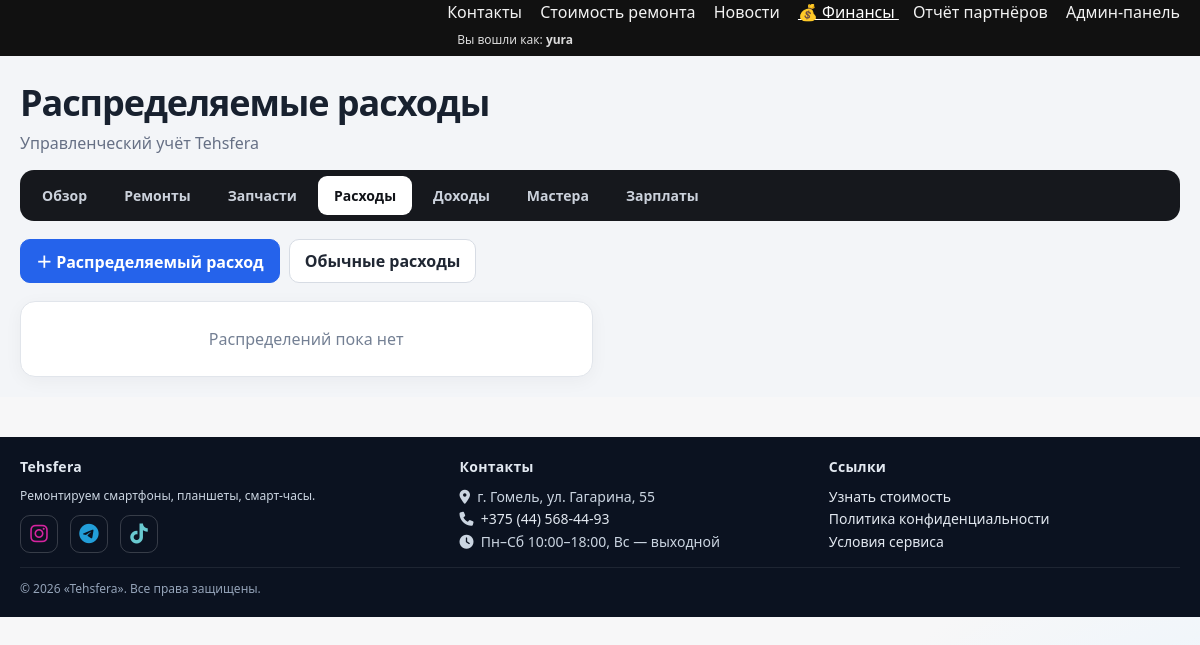
Before: /finance/expenses/distributed/ (signed in) with the older database file.
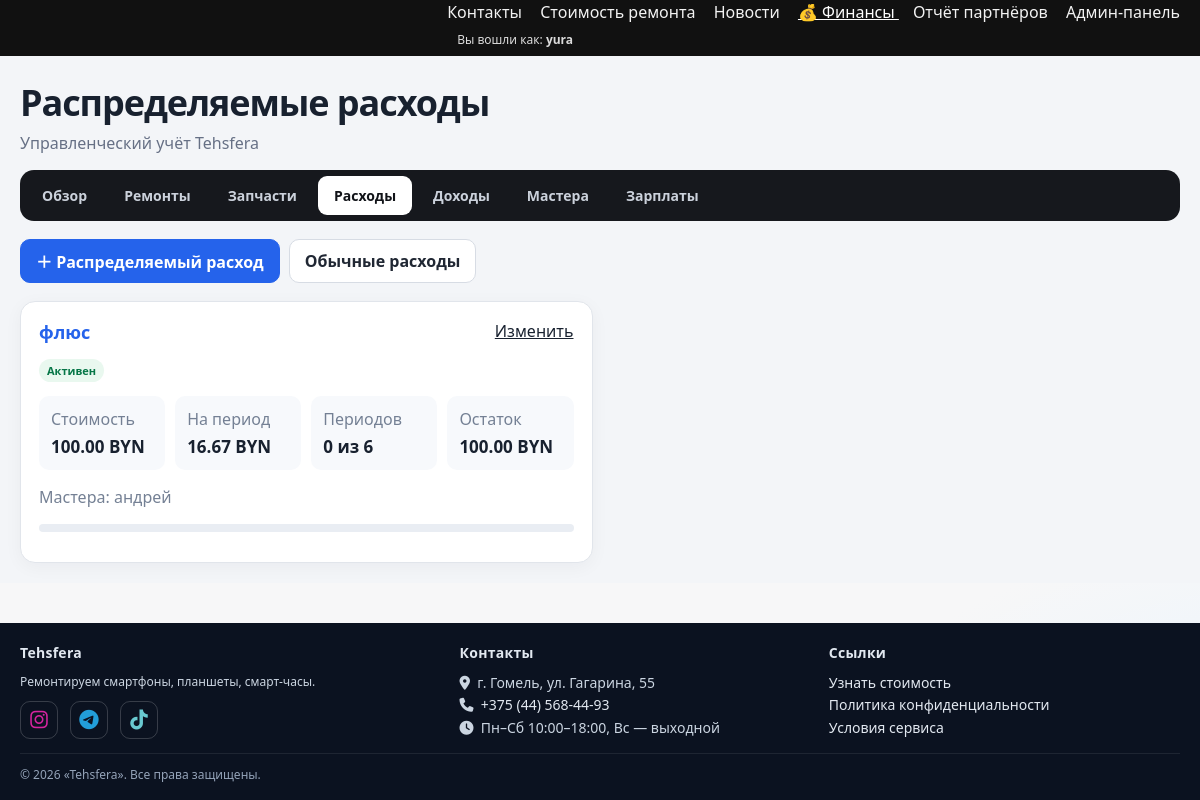
After: the same page with the newer database file.
### finance/models.py (models this page shows, shortened)
class DistributedExpense(models.Model):
    name = models.CharField("Название", max_length=200)
    category = models.ForeignKey(ExpenseCategory, verbose_name="Категория", on_delete=models.PROTECT, related_name="distributed_expenses")
    source_expense = models.OneToOneField(Expense, verbose_name="Связанный реальный расход", on_delete=models.PROTECT, related_name="distribution", null=True, blank=True)
    employees = models.ManyToManyField(Employee, verbose_name="Мастера", related_name="distributed_expenses", blank=True, limit_choices_to={"is_owner": False})
    start_date = models.DateField("Дата начала распределения")
    total_cost = models.DecimalField("Общая стоимость", max_digits=12, decimal_places=2, validators=[MinValueValidator(Decimal("0.01"))])
    periods_count = models.PositiveIntegerField("Количество расчётных периодов", validators=[MinValueValidator(1)])
    comment = models.TextField("Комментарий", blank=True)
    is_active = models.BooleanField("Активен", default=True)
    finished_at = models.DateField("Завершён", null=True, blank=True)
    created_at = models.DateTimeField("Создан", auto_now_add=True)
    class Meta:
        verbose_name = "Распределяемый расход"
        verbose_name_plural = "Распределяемые расходы"
        ordering = ["-start_date", "name"]
    @property
    def per_period_amount(self):
        return money(Decimal(self.total_cost) / self.periods_count)
    @property
    def used_periods(self):
        return self.allocations.values("calculation__period_id").distinct().count()
    @property
    def distributed_amount(self):
        return money(self.allocations.aggregate(v=Sum("amount"))["v"] or 0)
    @property
    def remaining_amount(self):
        return money(max(Decimal(self.total_cost) - self.distributed_amount, Decimal("0.00")))

class Employee(models.Model):
    user = models.OneToOneField(
        settings.AUTH_USER_MODEL, verbose_name="Аккаунт пользователя",
        on_delete=models.SET_NULL, related_name="employee_profile", null=True, blank=True,
    )
    name = models.CharField("Имя", max_length=120)
    default_percent = models.DecimalField(
        "Процент по умолчанию",
        max_digits=5,
        decimal_places=2,
        default=Decimal("0.00"),
        validators=[MinValueValidator(0), MaxValueValidator(100)],
    )
    is_owner = models.BooleanField("Владелец", default=False)
    is_active = models.BooleanField("Активен", default=True)
    created_at = models.DateTimeField("Создан", auto_now_add=True)
    class Meta:
        verbose_name = "Исполнитель"
        verbose_name_plural = "Исполнители"
        ordering = ["name"]

### finance/views.py (the view)
# urls.py: path("expenses/distributed/", views.distributed_expense_list, name="distributed_expense_list"),
@finance_staff_required
def distributed_expense_list(request):
    items = DistributedExpense.objects.select_related("category", "source_expense").prefetch_related("employees")
    return render(request, "finance/distributed_expense_list.html", {"items": items})

### finance/models.py (called while the page is built)
def money(value) -> Decimal:
    return Decimal(value or 0).quantize(MONEY_PLACES, rounding=ROUND_HALF_UP)

### finance/templatetags/finance_extras.py (called while the page is built)
@register.filter
def money_byn(value):
    try:
        number = Decimal(value or 0)
    except Exception:
        number = Decimal("0")
    return f"{number:,.2f}".replace(",", " ") + " BYN"

### finance/templates/finance/distributed_expense_list.html
{% extends "finance/base.html" %}{% load finance_extras %}{% block finance_title %}Распределяемые расходы{% endblock %}{% block finance_content %}<div class="fin-actions"><a class="fin-btn primary" href="{% url 'finance:distributed_expense_create' %}">＋ Распределяемый расход</a><a class="fin-btn" href="{% url 'finance:expense_list' %}">Обычные расходы</a></div><div class="fin-grid">{% for item in items %}<article class="fin-card"><div style="display:flex;justify-content:space-between;gap:10px"><div><h2><a class="fin-link" href="{% url 'finance:distributed_expense_detail' item.pk %}">{{ item.name }}</a></h2><span class="fin-badge {% if not item.is_active %}off{% endif %}">{% if item.is_active %}Активен{% else %}Завершён{% endif %}</span></div><a href="{% url 'finance:distributed_expense_edit' item.pk %}">Изменить</a></div><div class="fin-kpis" style="margin-top:14px"><div class="fin-kpi"><span class="fin-muted">Стоимость</span><strong>{{ item.total_cost|money_byn }}</strong></div><div class="fin-kpi"><span class="fin-muted">На период</span><strong>{{ item.per_period_amount|money_byn }}</strong></div><div class="fin-kpi"><span class="fin-muted">Периодов</span><strong>{{ item.used_periods }} из {{ item.periods_count }}</strong></div><div class="fin-kpi"><span class="fin-muted">Остаток</span><strong>{{ item.remaining_amount|money_byn }}</strong></div></div><p class="fin-muted">Мастера: {% for employee in item.employees.all %}{{ employee.name }}{% if not forloop.last %}, {% endif %}{% empty %}общий расход — в зарплату не включается{% endfor %}</p><div class="expense-bar"><span style="width:{% widthratio item.used_periods item.periods_count 100 %}%"></span></div></article>{% empty %}<section class="fin-card fin-empty">Распределений пока нет</section>{% endfor %}</div>{% endblock %}

Changed rows visible on the page:
added DistributedExpense: name "флюс", is_active "Активен", total_cost "100.00 BYN", per_period_amount "16.67 BYN", used_periods "0", periods_count "6", remaining_amount "100.00 BYN"
added Employee: name "андрей"
Other visible differences:
text no longer shown: "Распределений пока нет"
